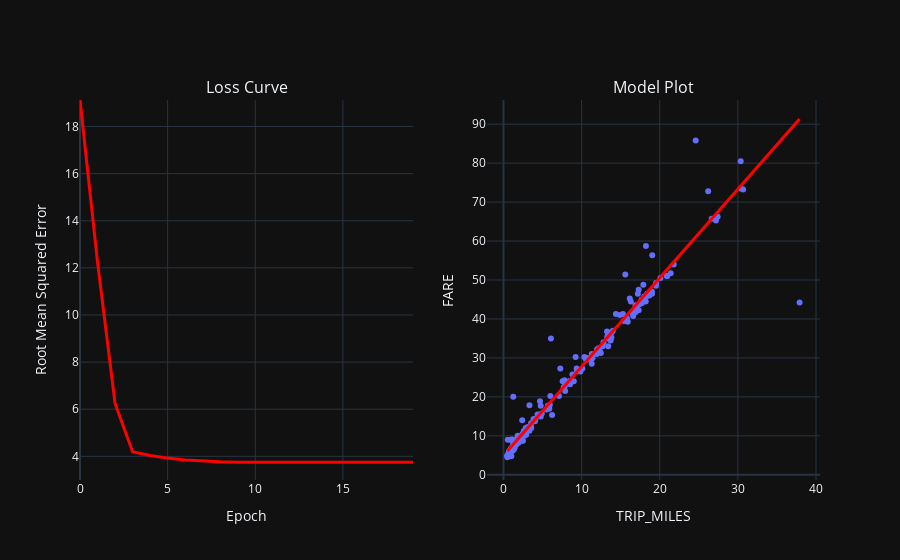

The cell this chart's notebook holds for it:
### Markdown cell above
## Experiment with hyperparameters

It is common with machine learning to run multiple experiments to find the best set of hyperparmeters to train your model. In this step, try varying the hyperparameters one by one with this set of experiments:

* *Experiment 1:* **Increase** the learning rate to **``1``** (batch size at ``50``).
* *Experiment 2:* **Decrease** the learning rate to **``0.0001``** (batch size at ``50``).
* *Experiment 3:* **Increase** the batch size to **``500``** (learning rate at ``0.001``).

**Instructions**
1. Update the hyperparameter values in the **Experiment 2** code cell according to the experiment.
2. Run the **Experiment 2** code cell.
3. After the training run, examine the output and note any differences you see in the loss curve or model output.
4. Repeat steps 1 - 3 for each hyperparameter experiment.
5. **Check your understanding** by answering these questions:
  * How did raising the learning rate impact your ability to train the model?
  * How did lowering the learning rate impact your ability to train the model?
  * Did changing the batch size effect your training results?

### Code cell
#@title Code - Experiment 2

# The following variables are the hyperparameters.
# TODO - Adjust these hyperparameters to see how they impact a training run.
learning_rate = 0.001
epochs = 20
batch_size = 50

# Specify the feature and the label.
features = ['TRIP_MILES']
label = 'FARE'

model_1a = run_experiment(training_df, features, label, learning_rate, epochs, batch_size)

### Figure 1 — Plotly figure (JSON) as saved in the notebook; plotly's stock layout.template omitted (floating-point values rounded to 4 significant figures; data arrays with more than 128 entries replaced by an {"elided": "..."} marker saying what was removed)
{"data": [{"hovertemplate": "TRIP_MILES=%{x}<br>FARE=%{y}<extra></extra>", "legendgroup": "", "marker": {"color": "#636efa", "symbol": "circle"}, "mode": "markers", "name": "", "orientation": "v", "showlegend": false, "x": {"elided": "200 float values"}, "xaxis": "x2", "y": {"elided": "200 float values"}, "yaxis": "y2", "type": "scatter"}, {"hovertemplate": "TRIP_MILES=%{x}<br>FARE_PREDICTED=%{y}<extra></extra>", "legendgroup": "", "line": {"color": "#ff0000", "dash": "solid", "width": 3}, "marker": {"symbol": "circle"}, "mode": "lines", "name": "", "orientation": "v", "showlegend": false, "x": {"elided": "200 float values"}, "xaxis": "x2", "y": {"elided": "200 float values"}, "yaxis": "y2", "type": "scatter"}, {"hovertemplate": "x=%{x}<br>y=%{y}<extra></extra>", "legendgroup": "", "line": {"color": "#ff0000", "dash": "solid", "width": 3}, "marker": {"symbol": "circle"}, "mode": "lines", "name": "", "orientation": "v", "showlegend": false, "x": [0, 1, 2, 3, 4, 5, 6, 7, 8, 9, 10, 11, 12, 13, 14, 15, 16, 17, 18, 19], "xaxis": "x", "y": [19.12, 12.24, 6.244, 4.195, 4.041, 3.925, 3.843, 3.794, 3.767, 3.755, 3.75, 3.748, 3.747, 3.746, 3.746, 3.746, 3.746, 3.746, 3.746, 3.746], "yaxis": "y", "type": "scatter"}], "layout": {"xaxis": {"anchor": "y", "domain": [0.0, 0.45], "title": {"text": "Epoch"}}, "yaxis": {"anchor": "x", "domain": [0.0, 1.0], "title": {"text": "Root Mean Squared Error"}, "range": [2.997, 19.12]}, "xaxis2": {"anchor": "y2", "domain": [0.55, 1.0], "title": {"text": "TRIP_MILES"}}, "yaxis2": {"anchor": "x2", "domain": [0.0, 1.0], "title": {"text": "FARE"}}, "annotations": [{"font": {"size": 16}, "showarrow": false, "text": "Loss Curve", "x": 0.225, "xanchor": "center", "xref": "paper", "y": 1.0, "yanchor": "bottom", "yref": "paper"}, {"font": {"size": 16}, "showarrow": false, "text": "Model Plot", "x": 0.775, "xanchor": "center", "xref": "paper", "y": 1.0, "yanchor": "bottom", "yref": "paper"}]}}
